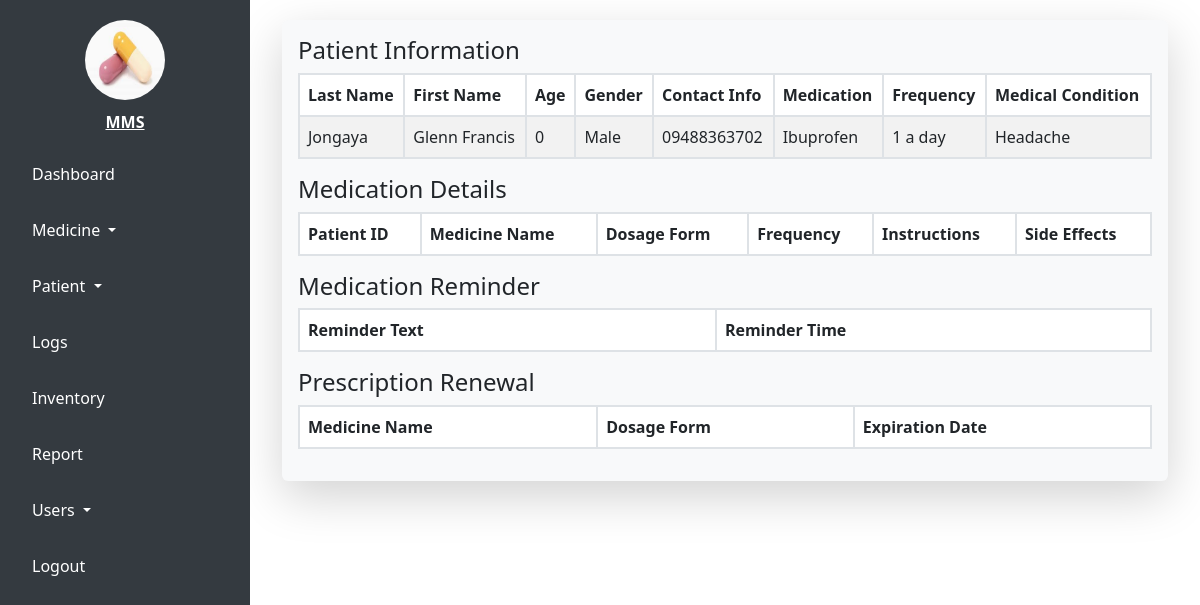
Page /logs.php (signed in) on the committed database.
### tables this page shows
CREATE TABLE `tbl_patient` (
  `ID` int(11) NOT NULL,
  `PatientID` varchar(6) NOT NULL,
  `Lname` varchar(20) NOT NULL,
  `Fname` varchar(20) NOT NULL,
  `DoB` int(4) NOT NULL,
  `Gender` varchar(20) NOT NULL,
  `ContactInfo` varchar(11) NOT NULL,
  `MedicineType` varchar(20) NOT NULL,
  `MedicineName` varchar(20) NOT NULL,
  `Frequency` varchar(50) NOT NULL,
  `MedicalCondition` varchar(500) NOT NULL
);

### logs.php (the view, shortened to what this page needs)
<?php
  include 'connection/connection.php';
?>
<!DOCTYPE html>
<html>
<head>
    <link href="https://cdn.jsdelivr.net/npm/bootstrap@5.3.0-alpha1/dist/css/bootstrap.min.css" rel="stylesheet">
</head>
<body>
<div class="sidebar" id="sidebar">
    <a class="sidebar-brand" href="#">
        <img src="medicines/tablet2.jpeg" alt="Logo">
        <span>MMS</span>
    </a>
    <ul class="sidebar-nav nav flex-column">
        <li class="nav-item">
            <a class="nav-link" href="admin.php">Dashboard</a>
        </li>
        <li class="nav-item dropdown">
            <a class="nav-link dropdown-toggle" href="#" id="medicineDropdown" role="button" data-bs-toggle="dropdown" aria-haspopup="true" aria-expanded="false">
                Medicine
            </a>
        </li>
        <li class="nav-item dropdown">
            <a class="nav-link dropdown-toggle" href="#" id="patientDropdown" role="button" data-bs-toggle="dropdown" aria-haspopup="true" aria-expanded="false">
                Patient
            </a>
        </li>
        <li class="nav-item">
            <a class="nav-link" href="logs.php">Logs</a>
        </li>
        <li class="nav-item">
            <a class="nav-link" href="inventory.php">Inventory</a>
        </li>
        <li class="nav-item">
            <a class="nav-link" href="report.php">Report</a>
        </li>
        <li class="nav-item dropdown">
            <a class="nav-link dropdown-toggle" href="#" id="usersDropdown" role="button" data-bs-toggle="dropdown" aria-haspopup="true" aria-expanded="false">
                Users
            </a>
        </li>
        <li class="nav-item">
            <a class="nav-link" href="session.php">Logout</a>
        </li>
    </ul>
</div>
<div class="main-content" id="main-content">
    <div class="container-fluid">
        <div class="shadow-lg p-3 mb-5 bg-body-tertiary rounded">
            <h4>Patient Information</h4>
            <?php
            $result = $conn->query("select * from tbl_patient");
            ?>
            <div class="row">
                <div class="col-xs-12">
                    <div class="table-responsive">
                        <table class="table table-hover table-bordered table-striped">
                            <thead>
                                <tr>
                                    <th>Last Name</th>
                                    <th>First Name</th>
                                    <th>Age</th>
                                    <th>Gender</th>
                                    <th>Contact Info</th>
                                    <th>Medication</th>
                                    <th>Frequency</th>
                                    <th>Medical Condition</th>
                                </tr>
                            </thead>
                            <tbody>
                                <?php while ($row = mysqli_fetch_object($result)) { ?>
                                    <tr>
                                        <td><?php echo $row->Lname ?></td>
                                        <td><?php echo $row->Fname ?></td>
                                        <td><?php
                                            $dob = new DateTime($row->DoB);
                                            $currentYear = new DateTime();
                                            $age = $currentYear->diff($dob)->y;
                                            echo $age;
                                        ?></td>
                                        <td><?php echo $row->Gender ?></td>
                                        <td><?php echo $row->ContactInfo ?></td>
                                        <td><?php echo $row->MedicineName ?></td>
                                        <td><?php echo $row->Frequency ?></td>
                                        <td><?php echo $row->MedicalCondition ?></td>
                                    </tr>
                                <?php } ?>
                            </tbody>
                        </table>
                    </div>
                </div>
            </div>
            <h4>Medication Details</h4>
            <div class="row">
                <div class="col-xs-12">
                    <div class="table-responsive">
                        <table class="table table-hover table-bordered table-striped">
                            <thead>
                                <tr>
                                    <th>Patient ID</th>
                                    <th>Medicine Name</th>
                                    <th>Dosage Form</th>
                                    <th>Frequency</th>
                                    <th>Instructions</th>
                                    <th>Side Effects</th>
                                </tr>
                            </thead>
                        </table>
                    </div>
                </div>
            </div>
            <h4>Medication Reminder</h4>
            <div class="row">
                <div class="col-xs-12">
                    <div class="table-responsive">
                        <table class="table table-hover table-bordered table-striped">
                            <thead>
                                <tr>
                                    <th>Reminder Text</th>
                                    <th>Reminder Time</th>
                                </tr>
                            </thead>
                        </table>
                    </div>
                </div>
            </div>
            <h4>Prescription Renewal</h4>
            <div class="row">
                <div class="col-xs-12">
                    <div class="table-responsive">
                        <table class="table table-hover table-bordered table-striped">
                            <thead>
                                <tr>
                                    <th>Medicine Name</th>
                                    <th>Dosage Form</th>
                                    <th>Expiration Date</th>
                                </tr>
                            </thead>
                        </table>
                    </div>
                </div>
            </div>
        </div>
    </div>
</div>
</body>
</html>

### logs.php (style rules this page uses)
body { display: flex; height: 100vh; margin: 0; overflow-x: hidden; }
.sidebar { background-color: #343a40; width: 250px; display: flex; flex-direction: column; align-items: center; position: fixed; top: 0; left: 0; bottom: 0; transition: all 0.3s; z-index: 100; }
.sidebar-brand { font-weight: bold; color: #fff; text-align: center; margin: 20px 0; display: flex; flex-direction: column; align-items: center; }
.sidebar-brand img { margin-bottom: 10px; width: 80px; height: 80px; border-radius: 50%; }
.sidebar-nav { display: flex; flex-direction: column; gap: 1rem; width: 100%; align-items: start; padding: 0 1rem; }
.nav-item { width: 100%; }
.nav-link { color: #fff; padding: 0.5rem 1rem; text-align: left; border-radius: 0.25rem; width: 100%; transition: background-color 0.3s ease; }
.main-content { margin-left: 250px; padding: 20px; flex-grow: 1; transition: margin-left 0.3s; width: calc(100% - 250px); }
table { border-collapse: separate; border-spacing: 0; width: 100%; margin-bottom: 1rem; color: #212529; }
th, td { padding: 0.75rem; vertical-align: top; border-top: 1px solid #dee2e6; }
thead th { vertical-align: bottom; border-bottom: 2px solid #dee2e6; }
table thead th { background-color: #343a40; color: #000; border-color: #454d55; }
table.table-bordered { border: 1px solid #dee2e6; }
table.table-bordered th, table.table-bordered td { border: 1px solid #dee2e6; }
table.table-striped tbody tr:nth-of-type(odd) { background-color: rgba(0, 0, 0, 0.05); }
.table-responsive { overflow-x: auto; }

### rows in the picture
tbl_patient: Lname "Jongaya", Fname "Glenn Francis", Gender "Male", ContactInfo "09488363702", MedicineName "Ibuprofen", Frequency "1 a day", MedicalCondition "Headache"
